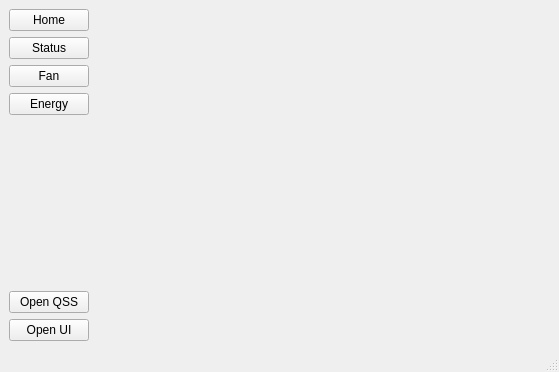
<?xml version="1.0" encoding="UTF-8"?>
<ui version="4.0">
 <class>MainWindow</class>
 <widget class="QMainWindow" name="MainWindow">
  <property name="geometry">
   <rect>
    <x>0</x>
    <y>0</y>
    <width>559</width>
    <height>372</height>
   </rect>
  </property>
  <property name="windowTitle">
   <string>MainWindow</string>
  </property>
  <widget class="QWidget" name="centralwidget">
   <layout class="QHBoxLayout" name="horizontalLayout">
    <item>
     <layout class="QVBoxLayout" name="verticalLayout">
      <item>
       <widget class="QPushButton" name="homebutton">
        <property name="text">
         <string>Home</string>
        </property>
       </widget>
      </item>
      <item>
       <widget class="QPushButton" name="statusbutton">
        <property name="text">
         <string>Status</string>
        </property>
       </widget>
      </item>
      <item>
       <widget class="QPushButton" name="fanbutton">
        <property name="text">
         <string>Fan</string>
        </property>
       </widget>
      </item>
      <item>
       <widget class="QPushButton" name="energybutton">
        <property name="text">
         <string>Energy</string>
        </property>
       </widget>
      </item>
      <item>
       <spacer name="verticalSpacer">
        <property name="orientation">
         <enum>Qt::Vertical</enum>
        </property>
        <property name="sizeHint" stdset="0">
         <size>
          <width>20</width>
          <height>40</height>
         </size>
        </property>
       </spacer>
      </item>
      <item>
       <widget class="QPushButton" name="openqssbutton">
        <property name="text">
         <string>Open QSS</string>
        </property>
       </widget>
      </item>
      <item>
       <widget class="QPushButton" name="openuibutton">
        <property name="text">
         <string>Open UI</string>
        </property>
       </widget>
      </item>
     </layout>
    </item>
    <item>
     <widget class="QStackedWidget" name="stackedWidget">
      <widget class="HomeWidget" name="homepage"/>
      <widget class="StatusWidget" name="statuspage"/>
      <widget class="FanWidget" name="fanpage"/>
      <widget class="EnergyWidget" name="energypage"/>
     </widget>
    </item>
   </layout>
  </widget>
  <widget class="QMenuBar" name="menubar">
   <property name="geometry">
    <rect>
     <x>0</x>
     <y>0</y>
     <width>559</width>
     <height>21</height>
    </rect>
   </property>
  </widget>
  <widget class="QStatusBar" name="statusbar"/>
 </widget>
 <customwidgets>
  <customwidget>
   <class>StatusWidget</class>
   <extends>QWidget</extends>
   <header>pages/statuspage</header>
   <container>1</container>
  </customwidget>
  <customwidget>
   <class>FanWidget</class>
   <extends>QWidget</extends>
   <header>pages/fanpage</header>
   <container>1</container>
  </customwidget>
  <customwidget>
   <class>EnergyWidget</class>
   <extends>QWidget</extends>
   <header>pages/energypage</header>
   <container>1</container>
  </customwidget>
  <customwidget>
   <class>HomeWidget</class>
   <extends>QWidget</extends>
   <header>pages/homepage</header>
   <container>1</container>
  </customwidget>
 </customwidgets>
 <resources/>
 <connections/>
</ui>
